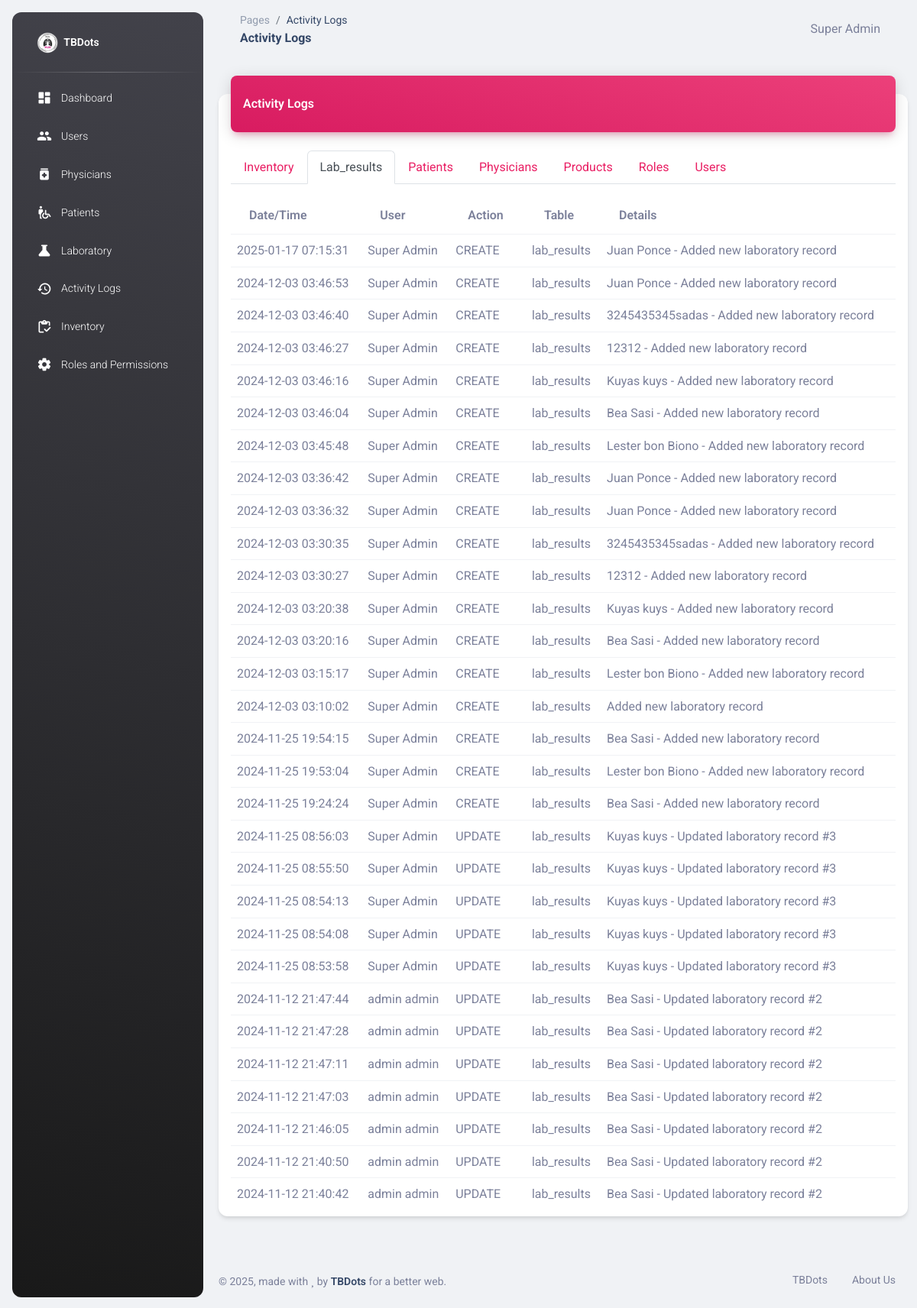
The app's page /activity_logs.php?table=lab_results (signed in) with its own data.
### tables this page shows
CREATE TABLE IF NOT EXISTS `activity_logs` (
  `id` int NOT NULL AUTO_INCREMENT,
  `user_id` int NOT NULL,
  `action` varchar(50) DEFAULT NULL,
  `table_name` varchar(50) NOT NULL,
  `record_id` int NOT NULL,
  `details` text,
  `created_at` timestamp NOT NULL DEFAULT CURRENT_TIMESTAMP,
  PRIMARY KEY (`id`),
  KEY `FK_logs_user` (`user_id`),
  CONSTRAINT `FK_logs_user` FOREIGN KEY (`user_id`) REFERENCES `users` (`id`)
);

CREATE TABLE IF NOT EXISTS `users` (
  `id` int NOT NULL AUTO_INCREMENT,
  `username` varchar(50) NOT NULL,
  `password` text NOT NULL,
  `first_name` text NOT NULL,
  `last_name` text NOT NULL,
  `role` int NOT NULL DEFAULT '0',
  `updated_at` timestamp NOT NULL DEFAULT CURRENT_TIMESTAMP,
  `created_at` timestamp NOT NULL DEFAULT CURRENT_TIMESTAMP ON UPDATE CURRENT_TIMESTAMP,
  `location_id` int DEFAULT NULL,
  PRIMARY KEY (`id`),
  KEY `FK_users_roles` (`role`),
  KEY `location_id` (`location_id`),
  CONSTRAINT `FK_users_roles` FOREIGN KEY (`role`) REFERENCES `roles` (`id`) ON DELETE CASCADE ON UPDATE CASCADE,
  CONSTRAINT `users_ibfk_1` FOREIGN KEY (`location_id`) REFERENCES `locations` (`id`)
);

### activity_logs.php (the view, shortened to what this page needs)
<?php
require_once "connection/db.php";
include_once('head.php');
$action_filter = $_GET['action'] ?? '';
$table_filter = $_GET['table'] ?? 'all';
$date_filter = $_GET['date'] ?? '';
$search = $_GET['search'] ?? '';
$query = "
    SELECT al.*, u.first_name, u.last_name,
    -- For inventory logs
    CASE
        WHEN al.table_name = 'inventory' THEN p.brand_name
        -- For lab results logs
        WHEN al.table_name = 'lab_results' THEN pat.fullname
        -- For products logs
        WHEN al.table_name = 'products' THEN p2.brand_name
        ELSE NULL
    END as related_name
    FROM activity_logs al
    LEFT JOIN users u ON al.user_id = u.id
    -- Join for inventory logs
    LEFT JOIN inventory i ON (al.table_name = 'inventory' AND al.record_id = i.id)
    LEFT JOIN products p ON i.product_id = p.id
    -- Join for lab results logs
    LEFT JOIN lab_results lr ON (al.table_name = 'lab_results' AND al.record_id = lr.id)
    LEFT JOIN patients pat ON lr.patient_id = pat.id
    -- Join for products logs
    LEFT JOIN products p2 ON (al.table_name = 'products' AND al.record_id = p2.id)
    WHERE 1=1
    AND al.action != 'DELETE'
";
if ($table_filter) {
    $query .= " AND al.table_name = '" . $conn->real_escape_string($table_filter) . "'";
}
$query .= " ORDER BY al.created_at DESC";
$result = $conn->query($query);
$tables_query = "SELECT DISTINCT table_name FROM activity_logs ORDER BY table_name";
$tables_result = $conn->query($tables_query);
$available_tables = [];
while ($table = $tables_result->fetch_assoc()) {
    $available_tables[] = $table['table_name'];
}
?>
<body class="g-sidenav-show bg-gray-200">
  <?php include_once('sidebar.php'); ?>
  <main class="main-content position-relative max-height-vh-100 h-100 border-radius-lg">
    <?php include_once('navbar.php'); ?>
    <div class="container-fluid py-4">
      <div class="row">
        <div class="col-12">
          <div class="card my-4">
            <div class="card-header p-0 position-relative mt-n4 mx-3 z-index-2">
              <div class="bg-gradient-primary shadow-primary border-radius-lg pt-4 pb-3">
                <h6 class="text-white text-capitalize ps-3">Activity Logs</h6>
              </div>
            </div>
            <div class="card-body px-3 pb-2">
              <ul class="nav nav-tabs mb-3" id="activityTabs" role="tablist">
                  <?php foreach ($available_tables as $table): ?>
                  <li class="nav-item" role="presentation">
                      <a class="nav-link <?= $table_filter === $table ? 'active' : '' ?>"
                         href="?table=<?= urlencode($table) ?><?= $action_filter ? '&action='.$action_filter : '' ?><?= $date_filter ? '&date='.$date_filter : '' ?><?= $search ? '&search='.$search : '' ?>">
                          <?= ucfirst($table) ?>
                      </a>
                  </li>
                  <?php endforeach; ?>
              </ul>
              <div class="table-responsive">
                <table class="table align-items-center mb-0">
                  <thead>
                    <tr>
                      <th>Date/Time</th>
                      <th>User</th>
                      <th>Action</th>
                      <th>Table</th>
                      <th>Details</th>
                    </tr>
                  </thead>
                  <tbody>
                    <?php while($row = $result->fetch_assoc()): ?>
                      <tr>
                        <td><?= date('Y-m-d H:i:s', strtotime($row['created_at'])) ?></td>
                        <td><?= htmlspecialchars($row['first_name'] . ' ' . $row['last_name']) ?></td>
                        <td><?= $row['action'] ?></td>
                        <td><?= $row['table_name'] ?></td>
                        <td>
                          <?php if ($row['related_name']): ?>
                            <?= htmlspecialchars($row['related_name']) ?> -
                          <?php endif; ?>
                          <?= htmlspecialchars($row['details']) ?>
                        </td>
                      </tr>
                    <?php endwhile; ?>
                  </tbody>
                </table>
              </div>
            </div>
          </div>
        </div>
      </div>
    </div>
    <?php include_once('footer.php'); ?>
  </main>
</body>
</html>

### records on screen
activity_logs: created_at "2025-01-17 07:15:31", user.last_name "Super Admin", action "CREATE", table_name "lab_results", related_name "Juan Ponce", details "Added new laboratory record"
activity_logs: created_at "2024-12-03 03:46:53", user.last_name "Super Admin", action "CREATE", table_name "lab_results", related_name "Juan Ponce", details "Added new laboratory record"
activity_logs: created_at "2024-12-03 03:46:40", user.last_name "Super Admin", action "CREATE", table_name "lab_results", related_name "3245435345sadas", details "Added new laboratory record"
activity_logs: created_at "2024-12-03 03:46:27", user.last_name "Super Admin", action "CREATE", table_name "lab_results", related_name "12312", details "Added new laboratory record"
activity_logs: created_at "2024-12-03 03:46:16", user.last_name "Super Admin", action "CREATE", table_name "lab_results", related_name "Kuyas kuys", details "Added new laboratory record"
activity_logs: created_at "2024-12-03 03:46:04", user.last_name "Super Admin", action "CREATE", table_name "lab_results", related_name "Bea Sasi", details "Added new laboratory record"
activity_logs: created_at "2024-12-03 03:45:48", user.last_name "Super Admin", action "CREATE", table_name "lab_results", related_name "Lester bon Biono", details "Added new laboratory record"
activity_logs: created_at "2024-12-03 03:36:42", user.last_name "Super Admin", action "CREATE", table_name "lab_results", related_name "Juan Ponce", details "Added new laboratory record"
activity_logs: created_at "2024-12-03 03:36:32", user.last_name "Super Admin", action "CREATE", table_name "lab_results", related_name "Juan Ponce", details "Added new laboratory record"
activity_logs: created_at "2024-12-03 03:30:35", user.last_name "Super Admin", action "CREATE", table_name "lab_results", related_name "3245435345sadas", details "Added new laboratory record"
activity_logs: created_at "2024-12-03 03:30:27", user.last_name "Super Admin", action "CREATE", table_name "lab_results", related_name "12312", details "Added new laboratory record"
activity_logs: created_at "2024-12-03 03:20:38", user.last_name "Super Admin", action "CREATE", table_name "lab_results", related_name "Kuyas kuys", details "Added new laboratory record"
activity_logs: created_at "2024-12-03 03:20:16", user.last_name "Super Admin", action "CREATE", table_name "lab_results", related_name "Bea Sasi", details "Added new laboratory record"
activity_logs: created_at "2024-12-03 03:15:17", user.last_name "Super Admin", action "CREATE", table_name "lab_results", related_name "Lester bon Biono", details "Added new laboratory record"
activity_logs: created_at "2024-12-03 03:10:02", user.last_name "Super Admin", action "CREATE", table_name "lab_results", details "Added new laboratory record"
activity_logs: created_at "2024-11-25 19:54:15", user.last_name "Super Admin", action "CREATE", table_name "lab_results", related_name "Bea Sasi", details "Added new laboratory record"
activity_logs: created_at "2024-11-25 19:53:04", user.last_name "Super Admin", action "CREATE", table_name "lab_results", related_name "Lester bon Biono", details "Added new laboratory record"
activity_logs: created_at "2024-11-25 19:24:24", user.last_name "Super Admin", action "CREATE", table_name "lab_results", related_name "Bea Sasi", details "Added new laboratory record"
activity_logs: created_at "2024-11-25 08:56:03", user.last_name "Super Admin", action "UPDATE", table_name "lab_results", related_name "Kuyas kuys", details "Updated laboratory record #3"
activity_logs: created_at "2024-11-25 08:55:50", user.last_name "Super Admin", action "UPDATE", table_name "lab_results", related_name "Kuyas kuys", details "Updated laboratory record #3"
activity_logs: created_at "2024-11-25 08:54:13", user.last_name "Super Admin", action "UPDATE", table_name "lab_results", related_name "Kuyas kuys", details "Updated laboratory record #3"
activity_logs: created_at "2024-11-25 08:54:08", user.last_name "Super Admin", action "UPDATE", table_name "lab_results", related_name "Kuyas kuys", details "Updated laboratory record #3"
activity_logs: created_at "2024-11-25 08:53:58", user.last_name "Super Admin", action "UPDATE", table_name "lab_results", related_name "Kuyas kuys", details "Updated laboratory record #3"
activity_logs: created_at "2024-11-12 21:47:44", user.last_name "admin admin", action "UPDATE", table_name "lab_results", related_name "Bea Sasi", details "Updated laboratory record #2"
activity_logs: created_at "2024-11-12 21:47:28", user.last_name "admin admin", action "UPDATE", table_name "lab_results", related_name "Bea Sasi", details "Updated laboratory record #2"
activity_logs: created_at "2024-11-12 21:47:11", user.last_name "admin admin", action "UPDATE", table_name "lab_results", related_name "Bea Sasi", details "Updated laboratory record #2"
activity_logs: created_at "2024-11-12 21:47:03", user.last_name "admin admin", action "UPDATE", table_name "lab_results", related_name "Bea Sasi", details "Updated laboratory record #2"
activity_logs: created_at "2024-11-12 21:46:05", user.last_name "admin admin", action "UPDATE", table_name "lab_results", related_name "Bea Sasi", details "Updated laboratory record #2"
activity_logs: created_at "2024-11-12 21:40:50", user.last_name "admin admin", action "UPDATE", table_name "lab_results", related_name "Bea Sasi", details "Updated laboratory record #2"
activity_logs: created_at "2024-11-12 21:40:42", user.last_name "admin admin", action "UPDATE", table_name "lab_results", related_name "Bea Sasi", details "Updated laboratory record #2"

### other values on screen
str_replace('_', ' ', str_replace('.php', '', $page_name)) "Activity Logs"
$_SESSION['fullname'] "Super Admin"
$table "Inventory"
$table "Lab_results"
$table "Patients"
$table "Physicians"
$table "Products"
$table "Roles"
$table "Users"
